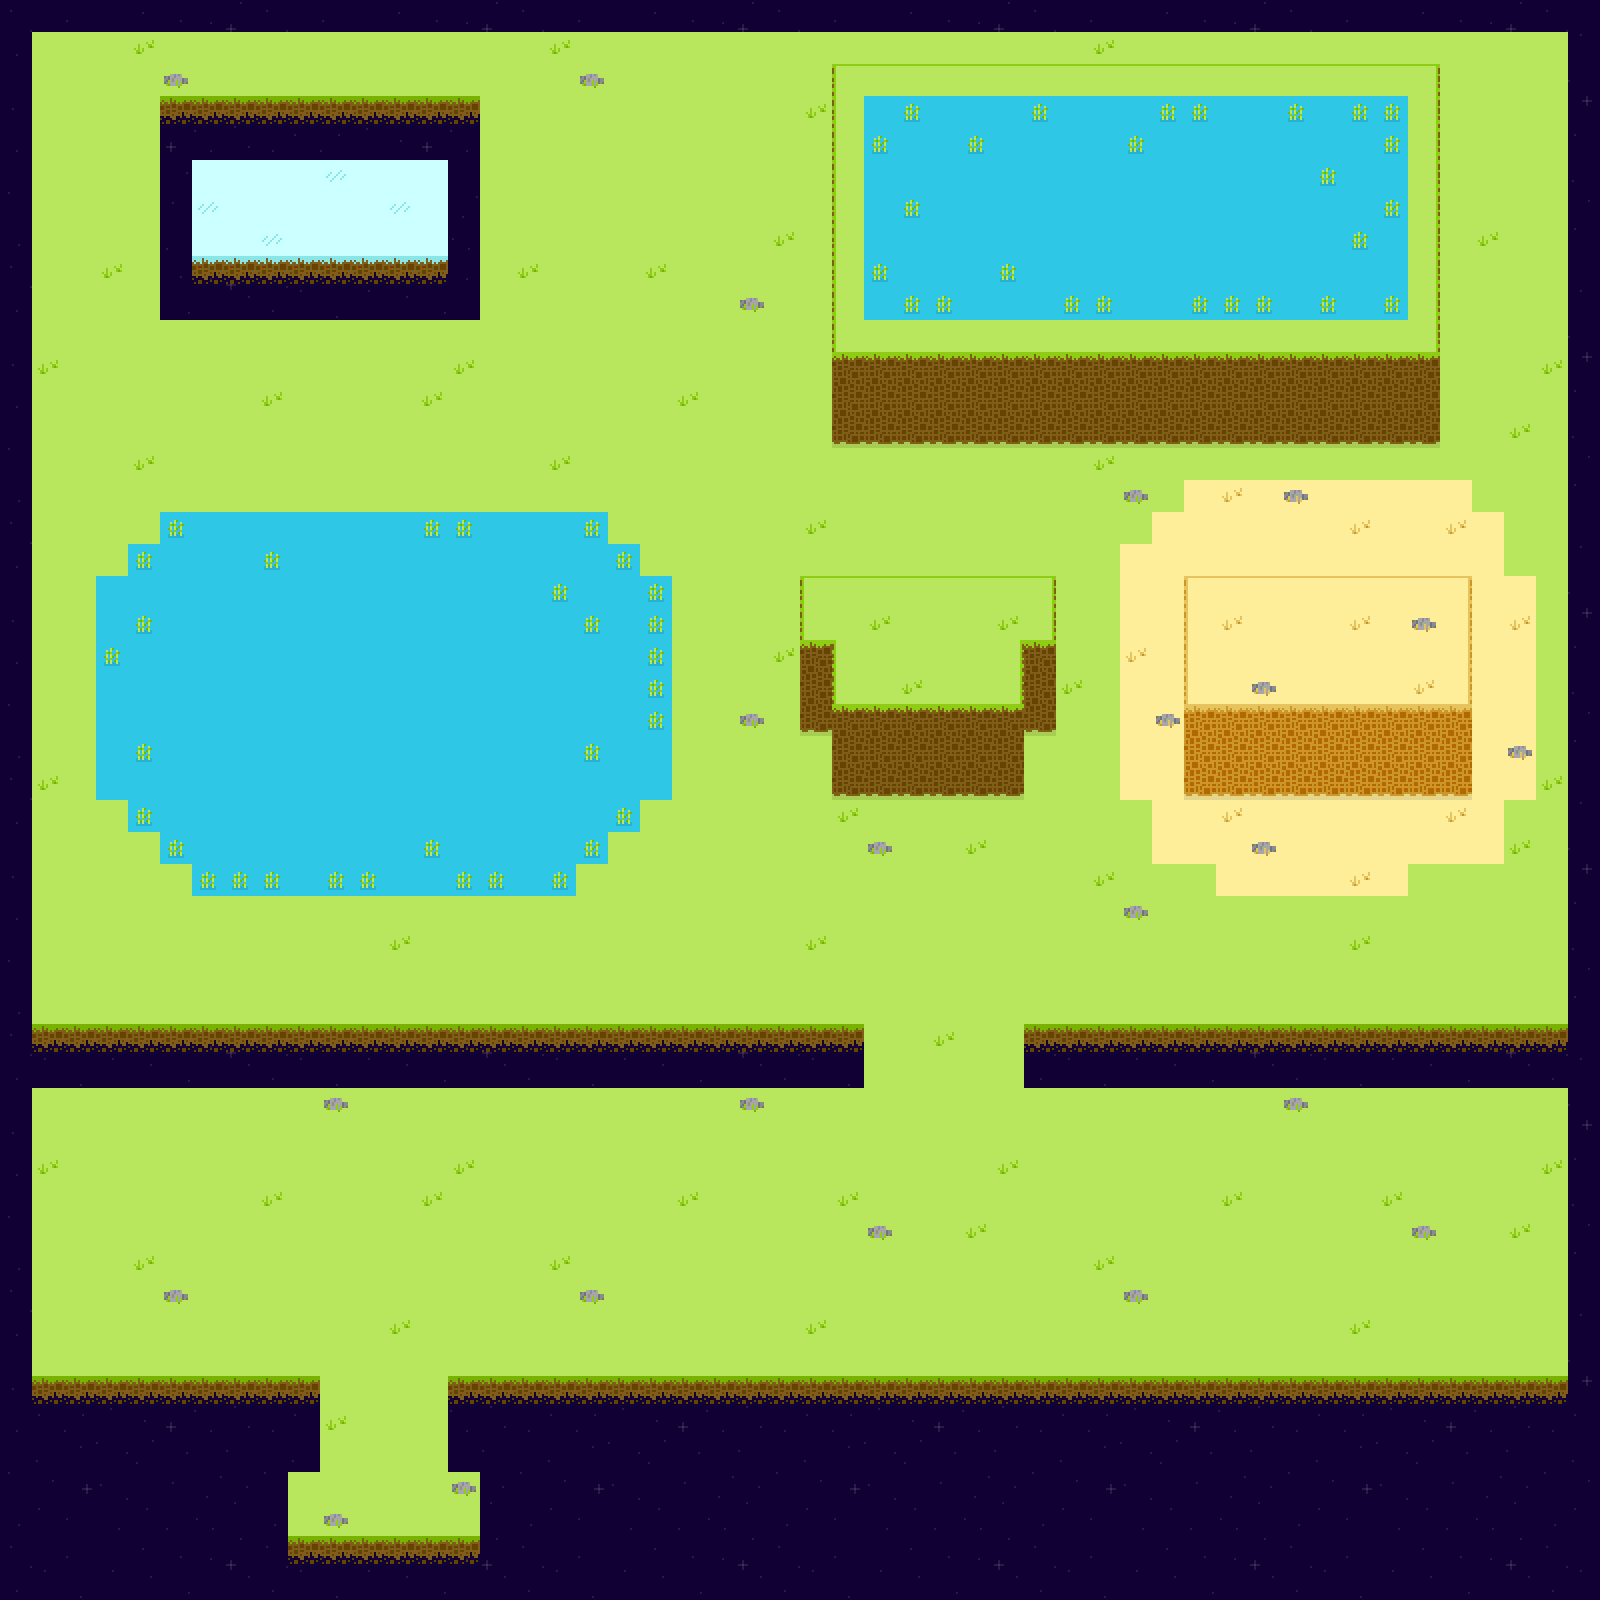

A level layout from a 2D game, rendered from its tile map. Below: a short description, then the map file with tile-grid data replaced by summaries:
An orthogonal 50x50 tile map with 32x32 px tiles, 3 tile layers (Tile Layer 1, Tile Layer 2, Tile Layer 3).

<map version="2017.05.26" orientation="orthogonal" renderorder="right-down" width="50" height="50" tilewidth="32" tileheight="32" nextobjectid="1">
 <tileset firstgid="1" name="Tileset" tilewidth="32" tileheight="32" tilecount="256" columns="16">
  <image source="../textures/Tileset.png" trans="000000" width="512" height="512" />
 </tileset>
 <layer name="Tile Layer 1" width="50" height="50">
  <data>[2500 cells, 2500 non-empty, 64 distinct tile ids]</data>
 </layer>
 <layer name="Tile Layer 2" width="50" height="50">
  <data>[2500 cells, 2019 non-empty, 20 distinct tile ids]</data>
 </layer>
 <layer name="Tile Layer 3" width="50" height="50">
  <data>[2500 cells, 42 non-empty, 8 distinct tile ids]</data>
 </layer>
</map>
